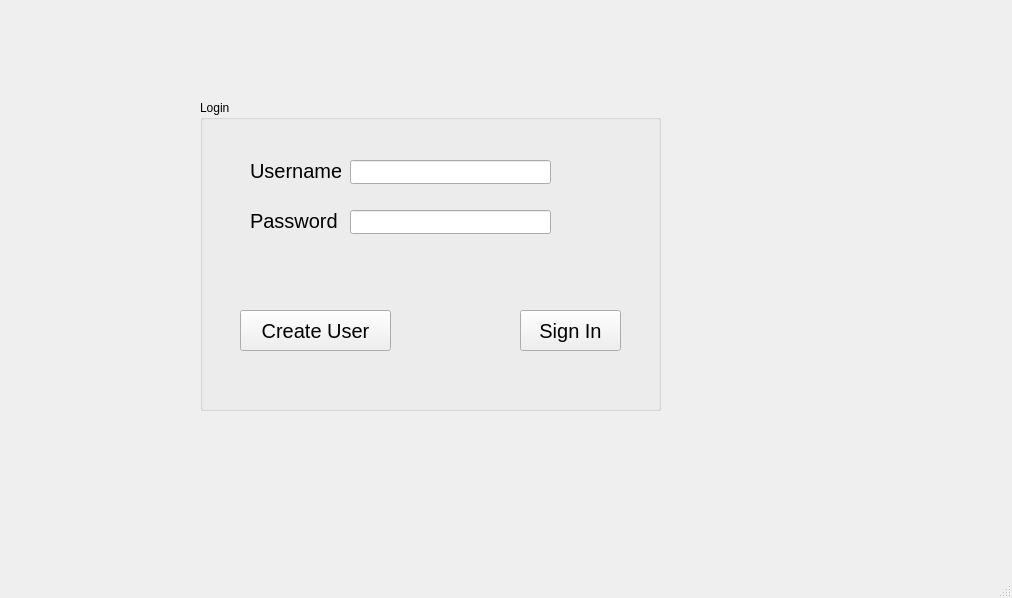
<?xml version="1.0" encoding="UTF-8"?>
<ui version="4.0">
 <class>LoginWindow</class>
 <widget class="QMainWindow" name="LoginWindow">
  <property name="geometry">
   <rect>
    <x>0</x>
    <y>0</y>
    <width>1012</width>
    <height>598</height>
   </rect>
  </property>
  <property name="windowTitle">
   <string>LoginWindow</string>
  </property>
  <widget class="QWidget" name="centralwidget">
   <widget class="QGroupBox" name="login_group_box">
    <property name="geometry">
     <rect>
      <x>200</x>
      <y>100</y>
      <width>461</width>
      <height>311</height>
     </rect>
    </property>
    <property name="title">
     <string>Login</string>
    </property>
    <widget class="QLabel" name="log_username_label">
     <property name="geometry">
      <rect>
       <x>50</x>
       <y>50</y>
       <width>91</width>
       <height>41</height>
      </rect>
     </property>
     <property name="font">
      <font>
       <pointsize>15</pointsize>
      </font>
     </property>
     <property name="text">
      <string>Username</string>
     </property>
    </widget>
    <widget class="QLabel" name="log_password_label">
     <property name="geometry">
      <rect>
       <x>50</x>
       <y>100</y>
       <width>101</width>
       <height>41</height>
      </rect>
     </property>
     <property name="font">
      <font>
       <pointsize>15</pointsize>
      </font>
     </property>
     <property name="text">
      <string>Password</string>
     </property>
    </widget>
    <widget class="QLineEdit" name="log_username_line_edit">
     <property name="geometry">
      <rect>
       <x>150</x>
       <y>60</y>
       <width>201</width>
       <height>24</height>
      </rect>
     </property>
    </widget>
    <widget class="QPushButton" name="log_sign_in_push_button">
     <property name="geometry">
      <rect>
       <x>320</x>
       <y>210</y>
       <width>101</width>
       <height>41</height>
      </rect>
     </property>
     <property name="font">
      <font>
       <pointsize>15</pointsize>
      </font>
     </property>
     <property name="text">
      <string>Sign In</string>
     </property>
    </widget>
    <widget class="QLineEdit" name="log_password_line_edit">
     <property name="geometry">
      <rect>
       <x>150</x>
       <y>110</y>
       <width>201</width>
       <height>24</height>
      </rect>
     </property>
    </widget>
    <widget class="QPushButton" name="log_create_user_push_button">
     <property name="geometry">
      <rect>
       <x>40</x>
       <y>210</y>
       <width>151</width>
       <height>41</height>
      </rect>
     </property>
     <property name="font">
      <font>
       <pointsize>15</pointsize>
      </font>
     </property>
     <property name="text">
      <string>Create User</string>
     </property>
    </widget>
   </widget>
  </widget>
  <widget class="QMenuBar" name="menubar">
   <property name="geometry">
    <rect>
     <x>0</x>
     <y>0</y>
     <width>1012</width>
     <height>21</height>
    </rect>
   </property>
  </widget>
  <widget class="QStatusBar" name="statusbar"/>
 </widget>
 <resources/>
 <connections/>
</ui>
